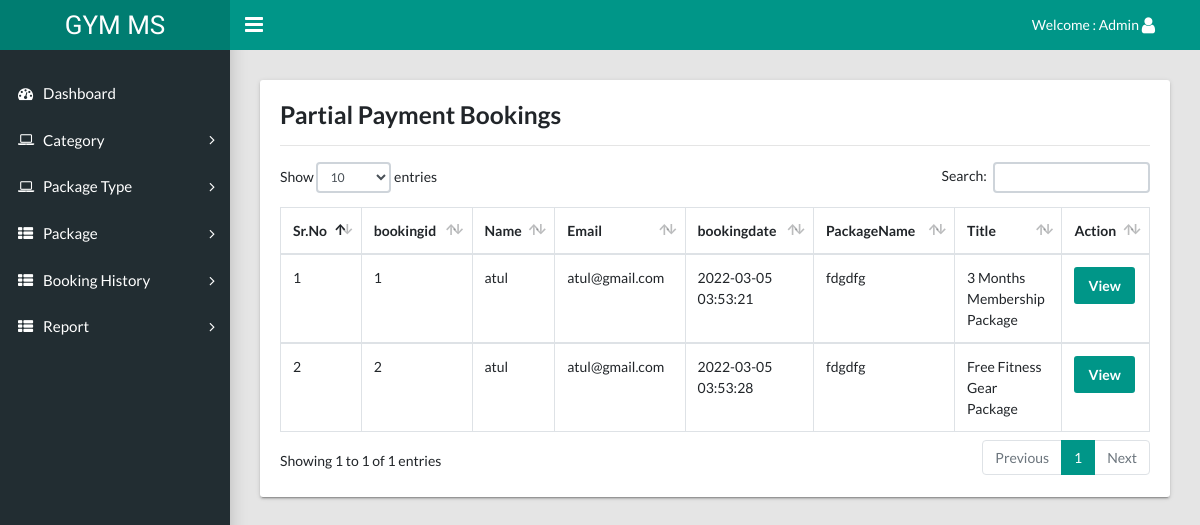
Screenshot of /admin/partial-payment-bookings.php (signed in) with the database file from the repository.
### tables this page shows
CREATE TABLE `tblbooking` (
  `id` int(11) NOT NULL,
  `package_id` varchar(45) DEFAULT NULL,
  `userid` varchar(45) DEFAULT NULL,
  `booking_date` timestamp NULL DEFAULT current_timestamp(),
  `payment` varchar(45) DEFAULT NULL,
  `paymentType` varchar(45) DEFAULT NULL
);

CREATE TABLE `tbluser` (
  `id` int(11) NOT NULL,
  `fname` varchar(45) DEFAULT NULL,
  `lname` varchar(45) DEFAULT NULL,
  `email` varchar(45) DEFAULT NULL,
  `mobile` varchar(45) DEFAULT NULL,
  `password` varchar(100) DEFAULT NULL,
  `state` varchar(45) DEFAULT NULL,
  `city` varchar(45) DEFAULT NULL,
  `address` varchar(200) DEFAULT NULL,
  `create_date` timestamp NULL DEFAULT current_timestamp()
);

CREATE TABLE `tblpackage` (
  `id` int(11) NOT NULL,
  `cate_id` varchar(45) DEFAULT NULL,
  `PackageName` varchar(45) DEFAULT NULL
);

CREATE TABLE `tbladdpackage` (
  `id` int(11) NOT NULL,
  `category` varchar(45) DEFAULT NULL,
  `titlename` varchar(450) DEFAULT NULL,
  `PackageType` varchar(45) DEFAULT NULL,
  `PackageDuratiobn` varchar(45) DEFAULT NULL,
  `Price` varchar(45) DEFAULT NULL,
  `uploadphoto` varchar(450) DEFAULT NULL,
  `Description` varchar(450) DEFAULT NULL,
  `create_date` timestamp NULL DEFAULT current_timestamp()
);

### admin/partial-payment-bookings.php (the view, shortened to what this page needs)
<?php session_start();
include  'include/config.php';
if (strlen($_SESSION['adminid']==0)) {
  header('location:logout.php');
  } else{
?>
<!DOCTYPE html>
<html lang="en">
  <head>
    <link rel="stylesheet" type="text/css" href="css/main.css">
    <link rel="stylesheet" type="text/css" href="https://maxcdn.bootstrapcdn.com/font-awesome/4.7.0/css/font-awesome.min.css">
  </head>
  <body class="app sidebar-mini rtl">
   <?php include 'include/header.php'; ?>
    <?php include 'include/sidebar.php'; ?>
    <main class="app-content">
       <div class="row">
        <div class="col-md-12">
          <div class="tile">
            <div class="tile-body">
              <h3>Partial Payment Bookings</h3>
              <hr />
              <table class="table table-hover table-bordered" id="sampleTable">
                <thead>
                  <tr>
                    <th>Sr.No</th>
        <th>bookingid</th>
        <th>Name</th>
        <th>Email</th>
        <th>bookingdate</th>
                <th>PackageName</th>
        <th>Title</th>
        <th>Action</th>
                  </tr>
                </thead>
               <?php
                  $sql="SELECT t1.id as bookingid,t3.fname as Name, t3.email as email,t1.booking_date as bookingdate,t2.titlename as title,t2.PackageDuratiobn as PackageDuratiobn,
t2.Price as Price,t2.Description as Description,t4.category_name as category_name,t5.PackageName as PackageName FROM tblbooking as t1
 join tbladdpackage as t2
on t1.package_id =t2.id
join tbluser as t3
on t1.userid=t3.id
join tblcategory as t4
on t2.category=t4.id
join tblpackage as t5
on t2.PackageType=t5.id where t1.paymentType='Partial Payment'";
                  $query= $dbh->prepare($sql);
                  $query-> execute();
                  $results = $query -> fetchAll(PDO::FETCH_OBJ);
                  $cnt=1;
                  if($query -> rowCount() > 0)
                  {
                  foreach($results as $result)
                  {
                  ?>
                <tbody>
                  <tr>
                    <td><?php echo($cnt);?></td>
                    <td ><?php echo htmlentities($result->bookingid);?></td>
                    <td><?php echo htmlentities($result->Name);?></td>
                    <td><?php echo htmlentities($result->email);?></td>
                    <td><?php echo htmlentities($result->bookingdate);?></td>
                      <td><?php echo htmlentities($result->PackageName);?></td>
                    <td ><?php echo htmlentities($result->title);?></td>
                     <td>
                      <a href="booking-history-details.php?bookingid=<?php echo htmlentities($result->bookingid);?>"><button class="btn btn-primary" type="button">View</button></a>
                     </td>
                  </tr>
                    <?php  $cnt=$cnt+1; } } ?>
                </tbody>
              </table>
            </div>
          </div>
        </div>
      </div>
    </main>
  </body>
</html>
<?php } ?>

### rows the page displays
tblbooking: id "1", userid.fname "atul", userid.email "atul@gmail.com", booking_date "2022-03-05 03:53:21", tblpackage.PackageName "fdgdfg", tbladdpackage.titlename "3 Months Membership Package"
tblbooking: id "2", userid.fname "atul", userid.email "atul@gmail.com", booking_date "2022-03-05 03:53:28", package.PackageName "fdgdfg", tbladdpackage.titlename "Free Fitness Gear Package"
